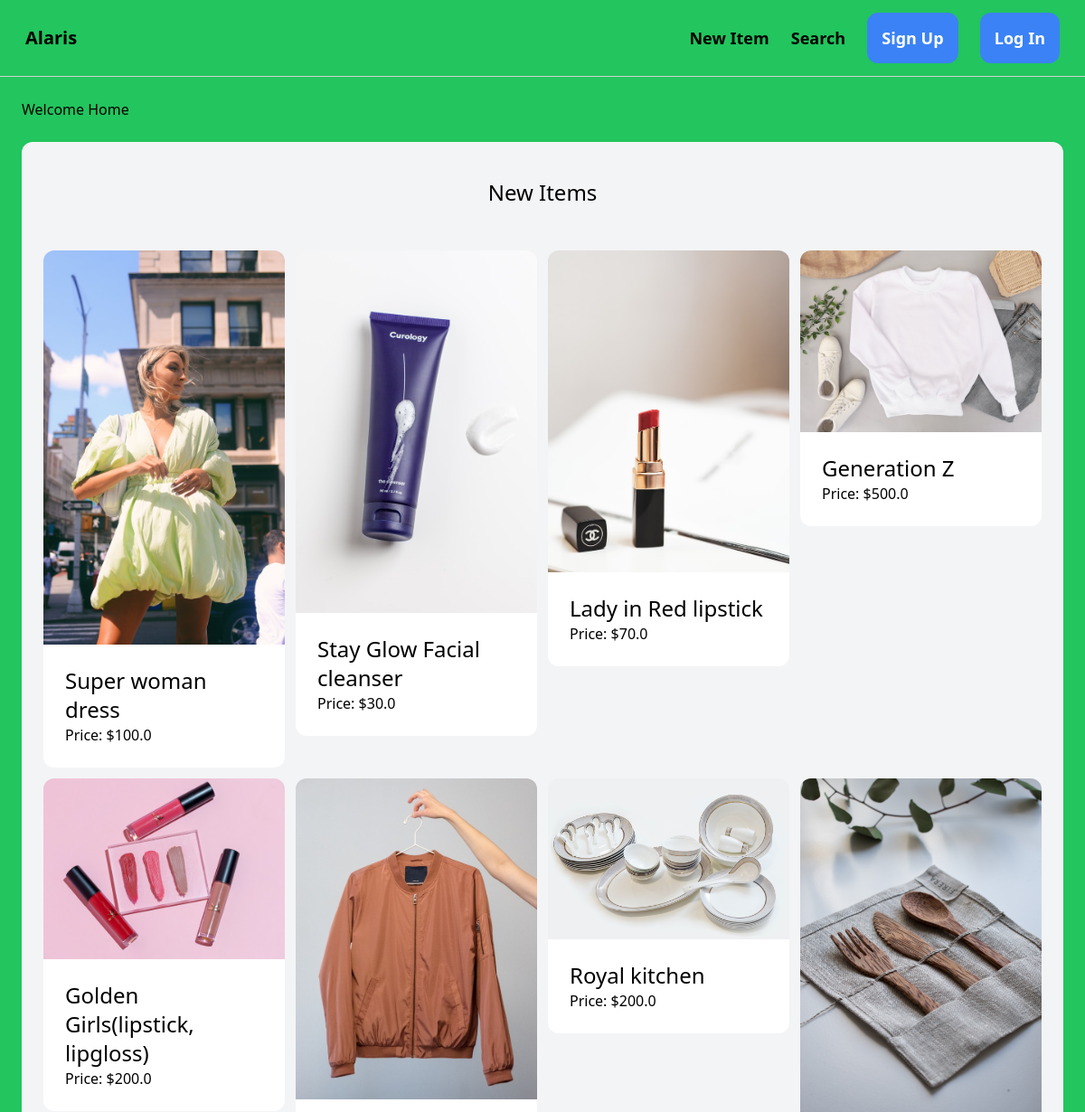
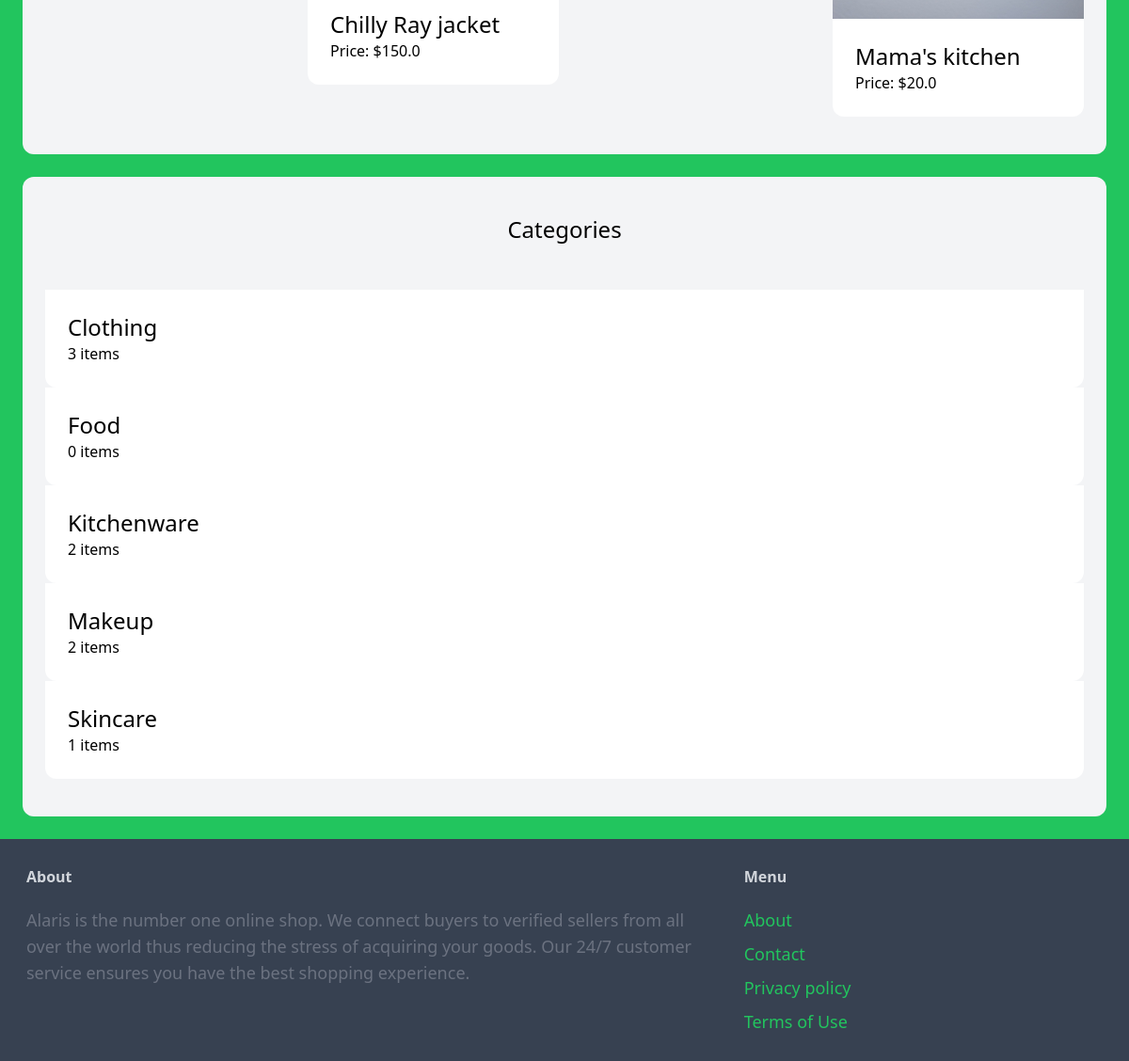
The page / on the database its author committed (2 pictures, top to bottom).
### item/models.py (models this page shows, shortened)
class Item(models.Model):
    category = models.ForeignKey(Category, related_name='items', on_delete=models.CASCADE)
    name = models.CharField(max_length=200)
    description = models.TextField(blank=True, null=True)
    image = models.ImageField(upload_to='item_images', blank=True, null=True)
    price = models.FloatField()
    is_sold = models.BooleanField(default=False)
    created_by = models.ForeignKey(User, related_name='items', on_delete=models.CASCADE)
    created_at = models.DateTimeField(auto_now_add=True)

class Category(models.Model):
    name = models.CharField(max_length=200)
    class Meta:
        ordering = ('name',)
        verbose_name_plural = 'Categories'

### duka/views.py (the view)
# urls.py: path('', views.index, name='index'),
def index(request):
    items = Item.objects.filter(is_sold=False)
    categories = Category.objects.all()
    return render(request, 'duka/index.html', {
        'categories': categories,
        'items': items,
    })

### duka/templates/duka/index.html (shortened to what this page needs)
{% extends "duka/base.html" %}
   {% block content %}
    <h1>Welcome Home</h1>
    <div class="mt-6 px-6 py-10 bg-gray-100 rounded-xl">
      <h2 class="mb-12 text-2xl text-center">New Items</h2>
      <div class="grid grid-cols-4 gap-3">
        {% for item in items %}
        <div>
          <a href="{% url 'item:detail' item.id %}">
            <div>
              <img src="{{ item.image.url }}" class="rounded-t-xl" />
            </div>
            <div class="p-6 bg-white rounded-b-xl">
              <h3 class="text-2xl">{{ item.name }}</h3>
              <p class="text-gray-450">Price: ${{ item.price }}</p>
            </div>
          </a>
        </div>
        {% endfor %}
      </div>
    </div>
    <div class="mt-6 px-6 py-10 bg-gray-100 rounded-xl">
      <h2 class="mb-12 text-2xl text-center">Categories</h2>
      {% for category in categories %}
      <div>
        <a href="#">
          <div class="p-6 bg-white rounded-b-xl">
            <h3 class="text-2xl">{{ category.name }}</h3>
            <p class="text-gray-450">{{ category.items.count }} items</p>
          </div>
        </a>
      </div>
      {% endfor %}
      </div>
   {% endblock content %}

### rows shown on the page
Item: image (picture), name "Super woman dress", price "100.0"
Item: image (picture), name "Stay Glow Facial cleanser", price "30.0"
Item: image (picture), name "Lady in Red lipstick", price "70.0"
Item: image (picture), name "Generation Z", price "500.0"
Item: image (picture), name "Golden Girls(lipstick, lipgloss)", price "200.0"
Item: image (picture), name "Chilly Ray jacket", price "150.0"
Item: image (picture), name "Royal kitchen", price "200.0"
Item: image (picture), name "Mama's kitchen", price "20.0"
Category: name "Clothing", items.count "3"
Category: name "Food", items.count "0"
Category: name "Kitchenware", items.count "2"
Category: name "Makeup", items.count "2"
Category: name "Skincare", items.count "1"
